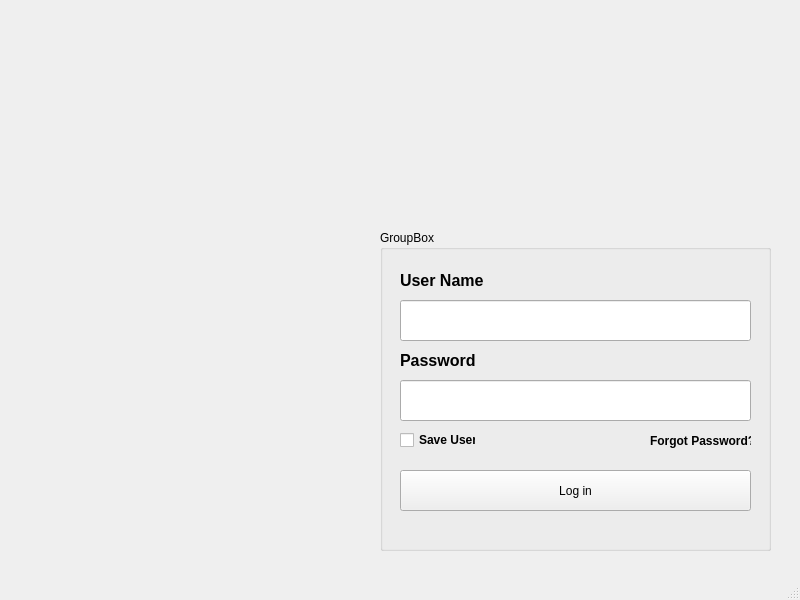
<?xml version="1.0" encoding="UTF-8"?>
<ui version="4.0">
 <class>user_login</class>
 <widget class="QMainWindow" name="user_login">
  <property name="geometry">
   <rect>
    <x>0</x>
    <y>0</y>
    <width>800</width>
    <height>600</height>
   </rect>
  </property>
  <property name="windowTitle">
   <string>MainWindow</string>
  </property>
  <widget class="QWidget" name="centralwidget">
   <widget class="QGroupBox" name="groupBox">
    <property name="geometry">
     <rect>
      <x>380</x>
      <y>230</y>
      <width>391</width>
      <height>321</height>
     </rect>
    </property>
    <property name="title">
     <string>GroupBox</string>
    </property>
    <widget class="QLabel" name="label">
     <property name="geometry">
      <rect>
       <x>20</x>
       <y>40</y>
       <width>91</width>
       <height>21</height>
      </rect>
     </property>
     <property name="font">
      <font>
       <pointsize>12</pointsize>
       <bold>true</bold>
      </font>
     </property>
     <property name="text">
      <string>User Name</string>
     </property>
    </widget>
    <widget class="QLabel" name="label_2">
     <property name="geometry">
      <rect>
       <x>20</x>
       <y>120</y>
       <width>81</width>
       <height>21</height>
      </rect>
     </property>
     <property name="font">
      <font>
       <pointsize>12</pointsize>
       <bold>true</bold>
      </font>
     </property>
     <property name="text">
      <string>Password</string>
     </property>
    </widget>
    <widget class="QCheckBox" name="checkBox">
     <property name="geometry">
      <rect>
       <x>20</x>
       <y>200</y>
       <width>76</width>
       <height>20</height>
      </rect>
     </property>
     <property name="font">
      <font>
       <bold>true</bold>
      </font>
     </property>
     <property name="text">
      <string>Save User</string>
     </property>
    </widget>
    <widget class="QPushButton" name="loginButton">
     <property name="geometry">
      <rect>
       <x>20</x>
       <y>240</y>
       <width>351</width>
       <height>41</height>
      </rect>
     </property>
     <property name="text">
      <string>Log in</string>
     </property>
     <property name="flat">
      <bool>false</bool>
     </property>
    </widget>
    <widget class="QLabel" name="label_3">
     <property name="geometry">
      <rect>
       <x>270</x>
       <y>200</y>
       <width>101</width>
       <height>21</height>
      </rect>
     </property>
     <property name="font">
      <font>
       <pointsize>9</pointsize>
       <bold>true</bold>
      </font>
     </property>
     <property name="text">
      <string>Forgot Password?</string>
     </property>
    </widget>
    <widget class="QLineEdit" name="Username">
     <property name="geometry">
      <rect>
       <x>20</x>
       <y>150</y>
       <width>351</width>
       <height>41</height>
      </rect>
     </property>
     <property name="echoMode">
      <enum>QLineEdit::Password</enum>
     </property>
    </widget>
    <widget class="QLineEdit" name="passWord">
     <property name="geometry">
      <rect>
       <x>20</x>
       <y>70</y>
       <width>351</width>
       <height>41</height>
      </rect>
     </property>
    </widget>
   </widget>
  </widget>
  <widget class="QMenuBar" name="menubar">
   <property name="geometry">
    <rect>
     <x>0</x>
     <y>0</y>
     <width>800</width>
     <height>22</height>
    </rect>
   </property>
  </widget>
  <widget class="QStatusBar" name="statusbar"/>
 </widget>
 <resources/>
 <connections/>
</ui>
